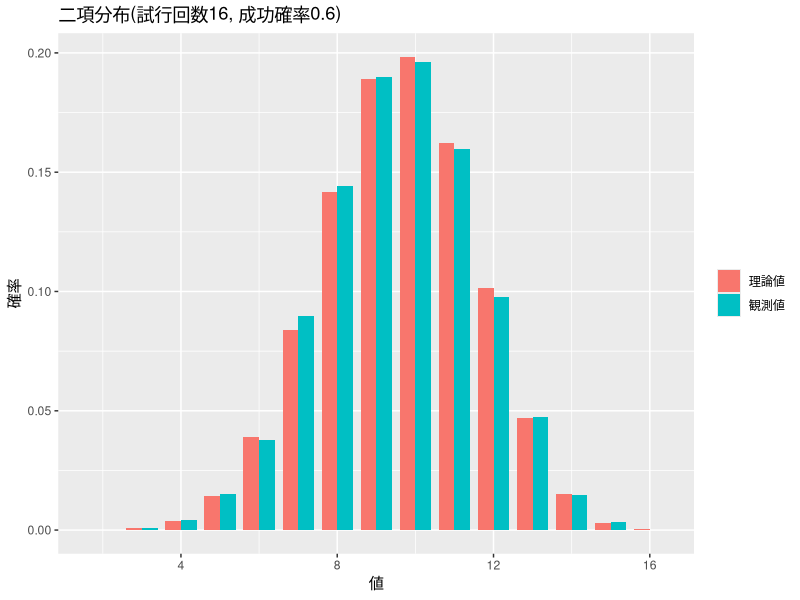
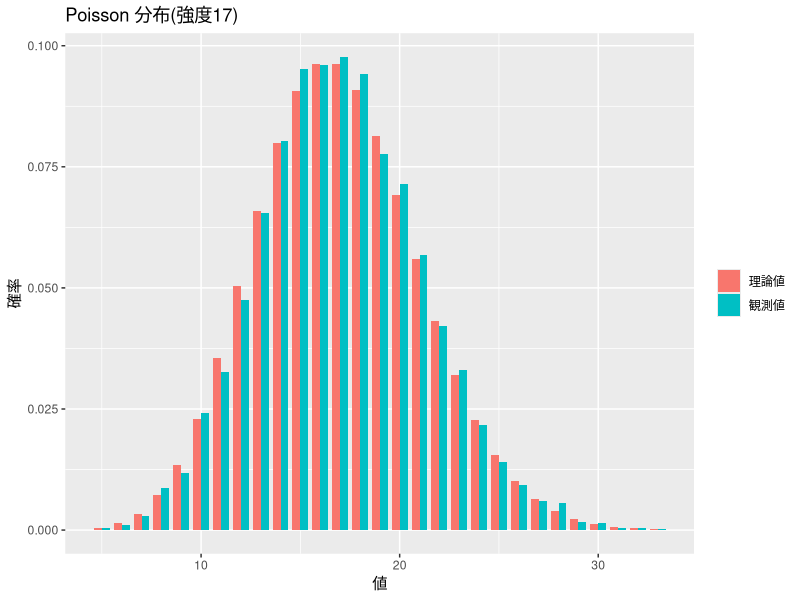

Generate these figures, in order, with R: (Note: this script raises an error after producing the figures.)
### 第8講 サンプルコード
library(tidyverse)
#' 以下，日本語を用いるため macOS では以下の設定を行う
if(Sys.info()["sysname"] == "Darwin") { # macOS か調べて日本語フォントを指定
  theme_update(text = element_text(family = "HiraginoSans-W4"))
  update_geom_defaults("text", list(family = theme_get()$text$family))
  update_geom_defaults("label", list(family = theme_get()$text$family))}

#' @exercise 離散一様分布で用いた例

#' @exercise 二項分布で用いた例

rbinom(10, size=1, prob=0.2) # Bernoulli分布(10個)
rbinom(20, size=5, prob=0.6) # 二項分布(20個)

#' ---------------------------------------------------------------------------
#' @practice 二項分布
mc <- 10000 # 実験回数を指定
n <- 16 
p <- 0.6
my_random <- function(){ # Bernolli分布をm個生成して合計
  sum(rbinom(n, size=1, prob=p))}
my_data <- replicate(mc, my_random())
my_table <- table(my_data)/mc # 出現確率ごとの表(度数分布表)を作成
tibble(値 = as.numeric(names(my_table)),
       観測値 = as.numeric(my_table),
       理論値 = dbinom(値, size = n, prob = p)) |>
  pivot_longer(!値, values_to = "確率") |>
  ggplot(aes(x = 値, y = 確率, fill = name)) +
  geom_bar(stat = "identity",
         width = 0.8, # 並びがわかりやすいように幅を調整
         position = "dodge") +
  labs(fill = NULL, # 凡例のfillの名称(name)を消去
       title = paste0("二項分布(試行回数", n, ", 成功確率", p, ")")) 
#' ---------------------------------------------------------------------------

#' @exercise Poisson 分布で用いた例

rpois(15, lambda=1) # 強度1の Poisson 分布(15個)
rpois(15, lambda=10) # 強度10の Poisson 分布(15個)

#' ---------------------------------------------------------------------------
#' @practice Poisson 分布
mc <- 10000 
lambda1 <- 5
lambda2 <- 12
my_random <- function(){ # 2つの Poisson 分布の和
  rpois(1, lambda=lambda1)+rpois(1, lambda=lambda2)}
my_data <- replicate(mc, my_random())
my_table <- table(my_data)/mc
tibble(値 = as.numeric(names(my_table)),
       観測値 = as.numeric(my_table),
       理論値 = dpois(値, lambda=lambda1+lambda2)) |>
  pivot_longer(!値, values_to = "確率") |>
  ggplot(aes(x = 値, y = 確率, fill = name)) +
  geom_bar(stat = "identity",
         width = 0.8, 
         position = "dodge") +
  labs(fill = NULL, 
       title = paste0("Poisson 分布(強度", lambda1+lambda2, ")"))
#' ---------------------------------------------------------------------------

#' @exercise 幾何分布で用いた例

rgeom(15, prob=0.1) # 成功確率0.1の幾何分布(15個)

#' @exercise 一様分布で用いた例

runif(8) # 区間(0,1)上の一様乱数(8個)
runif(8,min=-1,max=1) # 区間(-1,1)上の一様乱数(8個)

#' @exercise 正規分布で用いた例

rnorm(8) # 標準正規乱数(8個)
rnorm(8,mean=1,sd=2) # 平均1分散4=2^2の正規乱数

mc <- 10000 # 実験回数を指定
my_random <- function(){...} # 乱数生成のプログラム
my_dist <- function(){...} # 必要であれば理論曲線を定義
#' ただし多くの場合 d"乱数名"で定義されているのでそれらを用いればよい
my_data <- replicate(mc, my_random()) # Monte-Carlo実験
tibble(x = my_data) |>
  ggplot(aes(x = x)) +
  geom_histogram(aes(y = after_stat(density))) + # 乱数の分布(密度)の表示
  geom_function(fun = my_dist) # 理論曲線(確率密度)

#' ---------------------------------------------------------------------------
#' @practice 正規分布
mc <- 10000 # 実験回数を指定
my_random <- function(){ # 一方の分布を確認する
  u1 <- runif(1)
  u2 <- runif(1)
  return(sqrt(-2*log(u1))*cos(2*pi*u2))}
my_data <- replicate(mc, my_random()) # Monte-Carlo実験
tibble(x = my_data) |>
  ggplot(aes(x = x)) +
  geom_histogram(aes(y = after_stat(density)), 
                 bins = 30,                    
                 fill ="lightblue",          
                 colour = "white") + 
  geom_function(fun = dnorm, 
                colour = "red") +
  labs(title = "標準正規分布")
#' Box-Muller法で作られる2つの確率変数の関係を調べる
boxmuller <- function(){
  u1 <- runif(1)
  u2 <- runif(1)
  x1 <- sqrt(-2*log(u1))*cos(2*pi*u2)
  x2 <- sqrt(-2*log(u1))*sin(2*pi*u2)
  return(c(x1,x2))
}
x <- replicate(mc, boxmuller()) # 2行xmc列の行列が得られる
#' 散布図を描く
tibble(x1 = x[1,], x2 = x[2,]) |>
  ggplot(aes(x = x1, y = x2)) +
  geom_point(colour = "royalblue")
#' x1,x2は同じ分布に従う独立な変数なので以下ではまとめて扱う
#' 個別に扱う場合は x を x[1,] などとすれば良い
mu <- mean(x)
sigma <- sd(x)
tibble(x = as.vector(x)) |>
  ggplot(aes(x = x)) +
  geom_histogram(aes(y = after_stat(density)), 
                 bins = 30,                    
                 fill ="lightblue",          
                 colour = "white") + 
  geom_function(fun = dnorm,
                args = list(mean = mu, sd = sigma),
                colour = "red") +
  labs(title = paste0("正規分布(平均", round(mu,2), # 2桁で四捨五入
                      ", 分散", round(sigma^2,2), ")"))
#' @notes
#' 散布図を描くためのデータフレームは以下のようにして作ることもできる
#' 高次元の場合には関数を利用した方が簡単で確実
x |> t() |>
  as_tibble(.name_repair = "minimal") |>
  magrittr::set_colnames(paste0("x", 1:2)) |>
  ggplot(aes(x = x1, y = x2)) +
  geom_point(colour = "royalblue")
#' ---------------------------------------------------------------------------

#' @exercise ガンマ分布で用いた例

rgamma(8, shape=3, rate=1) # ガンマ分布(8個)
rgamma(8, shape=1, rate=3) # 異なるパラメタのガンマ分布(8個)

rexp(8) # レート1の指数分布(8個)
rexp(8, rate=0.5) # レート0.5の指数分布(8個)

rchisq(8, df=1) # 自由度1のカイ二乗分布(8個)
rchisq(8, df=4) # 自由度4のカイ二乗分布(8個)

#' ---------------------------------------------------------------------------
#' @practice カイ二乗分布
mc <- 10000 # 実験回数を指定
k <- 8 # 自由度を設定
my_random <- function(){ 
  sum(rnorm(k)^2)} # k個の標準正規乱数の二乗和
my_data <- replicate(mc, my_random()) # Monte-Carlo実験
tibble(x = my_data) |>
  ggplot(aes(x = x)) +
  geom_histogram(aes(y = after_stat(density)), 
                 bins = 30,                    
                 fill ="lightblue",          
                 colour = "white") + 
  geom_function(fun = dchisq,
                args = list(df = k),
                colour = "red") +
  labs(title = bquote(paste(chi^2,"分布 (自由度",.(k),")")))
#' @notes
#' 関数 bquote() は関数 expression() と同様な働きをするが
#' 自由度の k を .(k) で評価して取り込むことができる
#' 以下と比較してみよう
tibble(x = my_data) |>
  ggplot(aes(x = x)) +
  geom_histogram(aes(y = after_stat(density)), 
                 bins = 30,                    
                 fill ="lightblue",          
                 colour = "white") + 
  geom_function(fun = dchisq,
                args = list(df = k),
                colour = "red") +
  labs(title = expression(paste(chi^2,"分布 (自由度",k,")")))
#' ---------------------------------------------------------------------------

#' @exercise t 分布で用いた例

rt(8, df=1) # 自由度1のt分布(8個)
rt(8, df=4) # 自由度4のt分布(8個)

#' ---------------------------------------------------------------------------
#' @practice t分布
mc <- 10000 # 実験回数を指定
k <- 7
my_random <- function(){ 
  y <- rchisq(1, df=k) # 自由度kのカイ2乗分布
  ## y <- sum(rnorm(k)^2) # 正規乱数を用いてもよい
  z <- rnorm(1) # 標準正規乱数
  return(z/sqrt(y/k))}
my_data <- replicate(mc, my_random()) # Monte-Carlo実験
tibble(x = my_data) |>
  ggplot(aes(x = x)) +
  geom_histogram(aes(y = after_stat(density)), 
                 bins = 30,                    
                 fill ="lightblue",          
                 colour = "white") + 
  geom_function(fun = dt,
                args = list(df = k),
                colour = "red") +
  labs(title = bquote(paste(Z/sqrt(Y/k)," (",k==.(k),")")))
#' ---------------------------------------------------------------------------

#' @exercise F 分布で用いた例

rf(10, df1=4, df2=7) # 自由度4,7のF分布(10個)
rf(10, df1=7, df2=12) # 自由度7,12のF分布(10個)

#' ---------------------------------------------------------------------------
#' @practice F分布
mc <- 10000 # 実験回数を指定
k1 <- 20
k2 <- 10
my_random <- function(){ 
  y1 <- rchisq(1, df=k1) # 自由度20のカイ二乗分布
  y2 <- rchisq(1, df=k2) # 自由度10のカイ二乗分布
  ## y1 <- sum(rnorm(k1)^2) # 正規乱数を用いてもよい
  ## y2 <- sum(rnorm(k2)^2) 
  return((y1/k1)/(y2/k2))}
my_data <- replicate(mc, my_random()) # Monte-Carlo実験
tibble(x = my_data) |>
  ggplot(aes(x = x)) +
  geom_histogram(aes(y = after_stat(density)), 
                 bins = 30,                    
                 fill ="lightblue",          
                 colour = "white") + 
  geom_function(fun = df,
                args = list(df1 = k1, df2 = k2),
                colour = "red") +
  labs(title = bquote(paste(frac(Y[1]/k[1],Y[2]/k[2]),
                            " (",k[1]==.(k1),
                            ", ",k[2]==.(k2),")")))
#' @notes
#' グラフの一部に着目したい場合は xlim/ylim で表示を調整することができる
last_plot() + # 直前のプロット
  xlim(0,6) + ylim(0,0.8) # 表示領域を指定する(表示しない部分について警告が出る)
#' ---------------------------------------------------------------------------
